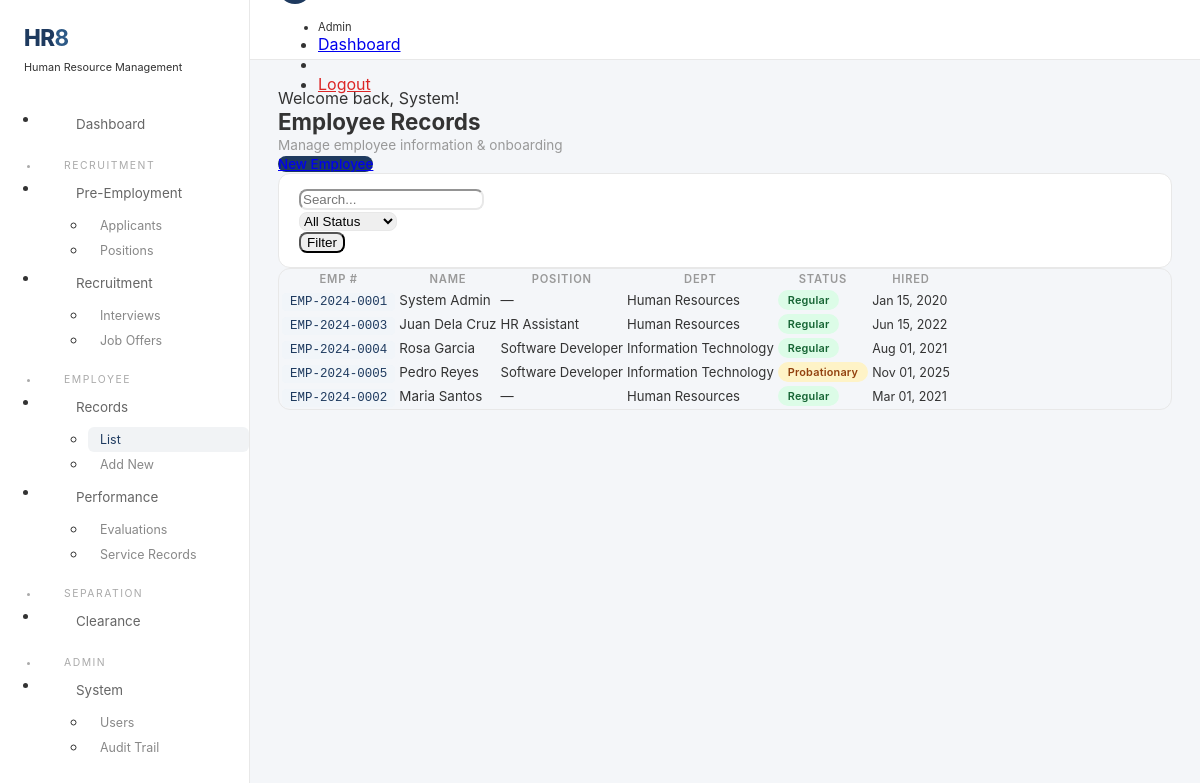
Page /modules/employee_records/index.php (signed in) on the committed database.
### tables this page shows
CREATE TABLE `employees` (
  `employee_id` int(11) NOT NULL,
  `employee_no` varchar(30) NOT NULL,
  `user_id` int(11) DEFAULT NULL,
  `applicant_id` int(11) DEFAULT NULL,
  `first_name` varchar(100) NOT NULL,
  `last_name` varchar(100) NOT NULL,
  `middle_name` varchar(100) DEFAULT NULL,
  `email` varchar(150) DEFAULT NULL,
  `phone` varchar(20) DEFAULT NULL,
  `address` text DEFAULT NULL,
  `date_of_birth` date DEFAULT NULL,
  `gender` enum('Male','Female','Other') DEFAULT NULL,
  `civil_status` enum('Single','Married','Widowed','Separated') DEFAULT NULL,
  `nationality` varchar(50) DEFAULT 'Filipino',
  `position_id` int(11) DEFAULT NULL,
  `department_id` int(11) DEFAULT NULL,
  `employment_type` enum('Full-Time','Part-Time','Contractual','Probationary') DEFAULT 'Probationary',
  `employment_status` enum('Active','Probationary','Regular','On Leave','Suspended','Resigned','Terminated','Retired') DEFAULT 'Probationary',
  `date_hired` date DEFAULT NULL,
  `regularization_date` date DEFAULT NULL,
  `contract_end_date` date DEFAULT NULL,
  `salary_grade` varchar(20) DEFAULT NULL,
  `basic_salary` decimal(12,2) DEFAULT NULL,
  `sss_no` varchar(20) DEFAULT NULL,
  `philhealth_no` varchar(20) DEFAULT NULL,
  `pagibig_no` varchar(20) DEFAULT NULL,
  `tin_no` varchar(20) DEFAULT NULL,
  `emergency_contact_name` varchar(150) DEFAULT NULL,
  `emergency_contact_phone` varchar(20) DEFAULT NULL,
  `emergency_contact_relation` varchar(50) DEFAULT NULL,
  `is_archived` tinyint(1) DEFAULT 0,
  `created_at` timestamp NOT NULL DEFAULT current_timestamp(),
  `updated_at` timestamp NOT NULL DEFAULT current_timestamp() ON UPDATE current_timestamp()
);

CREATE TABLE `departments` (
  `department_id` int(11) NOT NULL,
  `department_name` varchar(100) NOT NULL,
  `department_code` varchar(20) NOT NULL,
  `head_user_id` int(11) DEFAULT NULL,
  `is_active` tinyint(1) DEFAULT 1,
  `created_at` timestamp NOT NULL DEFAULT current_timestamp()
);

CREATE TABLE `job_positions` (
  `position_id` int(11) NOT NULL,
  `title` varchar(150) NOT NULL,
  `department_id` int(11) DEFAULT NULL,
  `description` text DEFAULT NULL,
  `requirements` text DEFAULT NULL,
  `employment_type` enum('Full-Time','Part-Time','Contractual','Probationary') DEFAULT 'Full-Time',
  `salary_grade` varchar(20) DEFAULT NULL,
  `slots` int(11) DEFAULT 1,
  `is_active` tinyint(1) DEFAULT 1,
  `created_by` int(11) DEFAULT NULL,
  `created_at` timestamp NOT NULL DEFAULT current_timestamp(),
  `updated_at` timestamp NOT NULL DEFAULT current_timestamp() ON UPDATE current_timestamp()
);

### config/auth.php (called while the page is built, shortened)
<?php
class Auth
{
    public static function isLoggedIn(): bool
    {
        return isset($_SESSION['user_id']) && !empty($_SESSION['user_id']);
    }
    public static function getUserRole(): ?string
    {
        return $_SESSION['user_role'] ?? null;
    }
    public static function hasAnyRole(array $roles): bool
    {
        return in_array(self::getUserRole(), $roles, true);
    }
    public static function requireRole(string|array $roles): void
    {
        $roles = is_array($roles) ? $roles : [$roles];
    }
}

### config/db.php (called while the page is built, shortened)
<?php
class Database
{
    private static ?PDO $connection = null;
    public static function getConnection(): PDO
    {
        if (self::$connection === null) {
            try {
                $dsn = sprintf('mysql:host=%s;dbname=%s;charset=%s', self::DB_HOST, self::DB_NAME, self::DB_CHARSET);
                self::$connection = new PDO($dsn, self::DB_USER, self::DB_PASS, self::PDO_OPTIONS);
            } catch (PDOException $e) {
                $logDir = __DIR__ . '/../logs';
                if (!is_dir($logDir)) mkdir($logDir, 0755, true);
                error_log("[" . date('Y-m-d H:i:s') . "] DB Error: " . $e->getMessage() . PHP_EOL, 3, $logDir . '/db_errors.log');
                throw new RuntimeException('Database connection unavailable.');
            }
        }
        return self::$connection;
    }
}

### controllers/EmployeeRecordsController.php (called while the page is built, shortened)
<?php
require_once __DIR__ . '/../config/db.php';
require_once __DIR__ . '/../config/auth.php';
require_once __DIR__ . '/../includes/helpers.php';
require_once __DIR__ . '/../models/BaseModel.php';
require_once __DIR__ . '/../models/Employee.php';
require_once __DIR__ . '/../models/JobPosition.php';
class EmployeeRecordsController
{
    private Employee $employee;
    private Department $department;
    public function __construct()
    {
        $this->employee = new Employee();
        $this->department = new Department();
    }
    public function index(array $filters = []): array
    {
        return [
            'employees' => $this->employee->getAllWithDetails($filters),
            'departments' => $this->department->getActive(),
            'status_counts' => $this->employee->getStatusCounts(),
            'filters' => $filters,
        ];
    }
}

### models/BaseModel.php (called while the page is built, shortened)
<?php
abstract class BaseModel
{
    protected PDO $db;
    protected string $table;
    public function __construct()
    {
        $this->db = Database::getConnection();
    }
    public function all(array $conditions = [], string $orderBy = ''): array
    {
        $sql = "SELECT * FROM {$this->table}";
        $params = [];
        if (!empty($conditions)) {
            $where = [];
            foreach ($conditions as $key => $val) {
                $where[] = "{$key} = :{$key}";
                $params[":{$key}"] = $val;
            }
            $sql .= " WHERE " . implode(' AND ', $where);
        }
        if ($orderBy) $sql .= " ORDER BY {$orderBy}";
        $stmt = $this->db->prepare($sql);
        $stmt->execute($params);
        return $stmt->fetchAll(PDO::FETCH_ASSOC);
    }
}

### models/Employee.php (called while the page is built, shortened)
<?php
class Employee extends BaseModel
{
    public function getAllWithDetails(array $filters = []): array
    {
        $sql = "SELECT e.*, jp.title as position_title, d.department_name
                FROM employees e
                LEFT JOIN job_positions jp ON e.position_id = jp.position_id
                LEFT JOIN departments d ON e.department_id = d.department_id
                WHERE e.is_archived = 0";
        $params = [];
        $sql .= " ORDER BY e.last_name, e.first_name";
        $stmt = $this->db->prepare($sql);
        $stmt->execute($params);
        return $stmt->fetchAll(PDO::FETCH_ASSOC);
    }
    public function getStatusCounts(): array
    {
        $stmt = $this->db->query("SELECT employment_status, COUNT(*) as count FROM employees WHERE is_archived = 0 GROUP BY employment_status");
        $counts = [];
        foreach ($stmt->fetchAll(PDO::FETCH_ASSOC) as $row) {
            $counts[$row['employment_status']] = (int)$row['count'];
        }
        return $counts;
    }
}

### models/JobPosition.php (called while the page is built, shortened)
<?php
class Department extends BaseModel
{
    public function getActive(): array
    {
        return $this->all(['is_active' => 1], 'department_name ASC');
    }
}

### modules/employee_records/index.php (the view, shortened to what this page needs)
<?php
require_once __DIR__.'/../../controllers/EmployeeRecordsController.php';
$ctrl=new EmployeeRecordsController();
$filters=['status'=>$_GET['status']??'','department_id'=>$_GET['department_id']??'','search'=>$_GET['search']??''];$data=$ctrl->index($filters);$showView=isset($_GET['view']);$viewData=$showView?$ctrl->show((int)$_GET['view']):null;
include __DIR__.'/../../includes/layout_top.php';
?>
<?php if($showView&&$viewData):$e=$viewData['employee'];?>
<a href="?" class="uk-button uk-button-text uk-margin-bottom" style="font-size:.82rem">&larr; Back</a>
<div class="page-hd uk-margin-bottom"><h3><?=sanitize_output($e['first_name'].' '.$e['last_name'])?></h3><p><code><?=sanitize_output($e['employee_no'])?></code> &middot; <?=get_status_badge($e['employment_status'])?></p></div>
<div class="uk-grid-small" uk-grid>
<div class="uk-width-1-2@m"><div class="uk-card uk-card-default"><div class="uk-card-header"><h5 class="uk-margin-remove" style="font-weight:600;font-size:.9rem">Personal</h5></div><div class="uk-card-body" style="padding:16px 24px"><table class="uk-table uk-table-small uk-margin-remove" style="font-size:.84rem"><?php foreach(['Name'=>trim($e['first_name'].' '.($e['middle_name']??'').' '.$e['last_name']),'Email'=>$e['email']??'—','Phone'=>$e['phone']??'—','Birthday'=>format_date($e['date_of_birth']??''),'Gender'=>$e['gender']??'—','Address'=>$e['address']??'—'] as $k=>$v):?><tr><th style="width:30%;color:#999;border:0;padding:4px 0"><?=$k?></th><td style="border:0;padding:4px 0"><?=sanitize_output($v)?></td></tr><?php endforeach;?></table></div></div></div>
<div class="uk-width-1-2@m"><div class="uk-card uk-card-default"><div class="uk-card-header"><h5 class="uk-margin-remove" style="font-weight:600;font-size:.9rem">Employment</h5></div><div class="uk-card-body" style="padding:16px 24px"><table class="uk-table uk-table-small uk-margin-remove" style="font-size:.84rem"><?php foreach(['Position'=>$e['position_title']??'—','Department'=>$e['department_name']??'—','Type'=>$e['employment_type'],'Hired'=>format_date($e['date_hired']??''),'Salary'=>$e['basic_salary']?format_currency((float)$e['basic_salary']):'—'] as $k=>$v):?><tr><th style="width:30%;color:#999;border:0;padding:4px 0"><?=$k?></th><td style="border:0;padding:4px 0"><?=sanitize_output($v)?></td></tr><?php endforeach;?></table></div></div>
<div class="uk-card uk-card-default uk-margin-top"><div class="uk-card-header"><h5 class="uk-margin-remove" style="font-weight:600;font-size:.9rem">Quick Update</h5></div><div class="uk-card-body"><form method="POST" class="uk-grid-small uk-flex-bottom" uk-grid><input type="hidden" name="csrf_token" value="<?=generate_csrf_token()?>"><input type="hidden" name="form_action" value="update_employee"><input type="hidden" name="employee_id" value="<?=$e['employee_id']?>">
<div class="uk-width-1-3"><label class="uk-form-label">Status</label><select name="employment_status" class="uk-select uk-form-small"><?php foreach(['Active','Probationary','Regular','On Leave','Suspended','Resigned','Terminated','Retired'] as $ss):?><option <?=$e['employment_status']===$ss?'selected':''?>><?=$ss?></option><?php endforeach;?></select></div>
<div class="uk-width-1-3"><label class="uk-form-label">Type</label><select name="employment_type" class="uk-select uk-form-small"><?php foreach(['Full-Time','Part-Time','Contractual','Probationary'] as $tt):?><option <?=$e['employment_type']===$tt?'selected':''?>><?=$tt?></option><?php endforeach;?></select></div>
<div class="uk-width-1-4"><label class="uk-form-label">Salary</label><input type="number" name="basic_salary" class="uk-input uk-form-small" value="<?=$e['basic_salary']??''?>" step=".01"></div>
<div class="uk-width-auto"><input type="hidden" name="regularization_date" value="<?=$e['regularization_date']??''?>"><button class="uk-button uk-button-primary uk-button-small">Save</button></div>
</form></div></div></div></div>
<div class="uk-card uk-card-default uk-margin-top"><div class="uk-card-header"><h5 class="uk-margin-remove" style="font-weight:600;font-size:.9rem">Onboarding Tasks</h5></div><div class="uk-card-body np"><table class="uk-table uk-table-hover uk-table-middle uk-table-divider uk-margin-remove"><thead><tr><th>Task</th><th>Category</th><th>Due</th><th>Status</th><th></th></tr></thead><tbody>
<?php foreach($viewData['onboarding_tasks'] as $t):?><tr><td style="font-size:.84rem"><?=sanitize_output($t['task_name'])?></td><td><span class="bd bd-secondary"><?=sanitize_output($t['category'])?></span></td><td style="font-size:.78rem"><?=format_date($t['due_date']??'')?></td><td><?=get_status_badge($t['status'])?></td>
<td><?php if($t['status']!=='Completed'):?><form method="POST"><input type="hidden" name="csrf_token" value="<?=generate_csrf_token()?>"><input type="hidden" name="form_action" value="update_task"><input type="hidden" name="task_id" value="<?=$t['task_id']?>"><input type="hidden" name="emp_id" value="<?=$e['employee_id']?>"><input type="hidden" name="status" value="Completed"><button class="uk-icon-link" uk-icon="icon:check;ratio:.8" style="color:#16a34a"></button></form><?php else:?><span uk-icon="icon:check;ratio:.8" style="color:#16a34a"></span><?php endif;?></td></tr><?php endforeach;?>
</tbody></table></div></div>
<?php else:?>
<div class="page-hd uk-flex uk-flex-between uk-flex-middle uk-margin-bottom"><div><h3>Employee Records</h3><p>Manage employee information &amp; onboarding</p></div><a href="<?=get_module_path('employee_records')?>/create.php" class="uk-button uk-button-primary uk-button-small"><span uk-icon="icon:plus;ratio:.8" class="uk-margin-small-right"></span>New Employee</a></div>
<div class="filter-bar uk-margin-bottom"><form class="uk-grid-small uk-flex-middle" uk-grid>
<div class="uk-width-1-4@m"><input type="text" name="search" class="uk-input uk-form-small" placeholder="Search..." value="<?=sanitize_output($filters['search'])?>"></div>
<div class="uk-width-1-5@m"><select name="status" class="uk-select uk-form-small"><option value="">All Status</option></select></div>
<div class="uk-width-auto"><button class="uk-button uk-button-default uk-button-small">Filter</button></div>
</form></div>
<div class="uk-card uk-card-default"><div class="uk-card-body np"><div class="uk-overflow-auto"><table class="uk-table uk-table-hover uk-table-middle uk-table-divider uk-margin-remove">
<thead><tr><th>Emp #</th><th>Name</th><th>Position</th><th>Dept</th><th>Status</th><th>Hired</th><th></th></tr></thead><tbody>
<?php foreach($data['employees'] as $emp):?><tr><td><code><?=sanitize_output($emp['employee_no'])?></code></td><td class="uk-text-bold" style="font-size:.84rem"><?=sanitize_output($emp['first_name'].' '.$emp['last_name'])?></td><td style="font-size:.82rem"><?=sanitize_output($emp['position_title']??'—')?></td><td style="font-size:.82rem"><?=sanitize_output($emp['department_name']??'—')?></td><td><?=get_status_badge($emp['employment_status'])?></td><td style="font-size:.78rem"><?=format_date($emp['date_hired']??'')?></td><td><a href="?view=<?=$emp['employee_id']?>" class="uk-icon-link" uk-icon="icon:chevron-right;ratio:.8"></a></td></tr><?php endforeach;?>
</tbody></table></div></div></div>
<?php endif;?>
<?php include __DIR__.'/../../includes/layout_bottom.php';?>

### includes/helpers.php (shortened to what this page needs)
<?php
function sanitize_output(string $d): string { return htmlspecialchars($d, ENT_QUOTES, 'UTF-8'); }
function base_url(): string { $p=(!empty($_SERVER['HTTPS'])&&$_SERVER['HTTPS']!=='off')?'https':'http'; return "{$p}://".($_SERVER['HTTP_HOST']??'localhost')."/hr8"; }
function get_module_path(string $m): string { return base_url()."/modules/{$m}"; }
function format_date(?string $d, string $f='M d, Y'): string { if(!$d)return "\xe2\x80\x94"; $t=strtotime($d); return $t?date($f,$t):''; }
function get_status_badge(string $s): string {
    $m=['New'=>'primary','Screening'=>'info','Shortlisted'=>'info','For Interview'=>'warning','Interviewed'=>'secondary','Hired'=>'success','Rejected'=>'danger','Withdrawn'=>'dark','Pooled'=>'secondary','Active'=>'success','Inactive'=>'secondary','Pending'=>'warning','Approved'=>'success','Completed'=>'success','Cancelled'=>'dark','In Progress'=>'info','Overdue'=>'danger','Probationary'=>'warning','Regular'=>'success','On Leave'=>'info','Suspended'=>'danger','Resigned'=>'dark','Terminated'=>'danger','Retired'=>'secondary','Draft'=>'secondary','Submitted'=>'primary','Acknowledged'=>'success','Disputed'=>'danger','Outstanding'=>'success','Very Satisfactory'=>'primary','Satisfactory'=>'info','Needs Improvement'=>'warning','Unsatisfactory'=>'danger','Cleared'=>'success','Not Cleared'=>'danger','Scheduled'=>'primary','No Show'=>'danger','Sent'=>'info','Accepted'=>'success','Declined'=>'danger','Expired'=>'dark','Passed'=>'success','Failed'=>'danger','Resolved'=>'success','Appealed'=>'warning','Archived'=>'secondary','For Exam'=>'warning','Examined'=>'secondary','Ranked'=>'info','Offered'=>'primary','Verbal Warning'=>'warning','Written Warning'=>'danger','Suspension'=>'danger','Commendation'=>'success','Award'=>'primary','Memo'=>'info'];
    $c=$m[$s]??'secondary';
    return '<span class="bd bd-'.$c.'">'.sanitize_output($s).'</span>';
}

### rows in the picture
employees: employee_no "EMP-2024-0001", sanitize_output($emp['first_name'].' '.$emp['last_name']) "System Admin", position_title "—", department.department_name "Human Resources", employment_status "Regular", date_hired "Jan 15, 2020"
employees: employee_no "EMP-2024-0003", sanitize_output($emp['first_name'].' '.$emp['last_name']) "Juan Dela Cruz", position.title "HR Assistant", department.department_name "Human Resources", employment_status "Regular", date_hired "Jun 15, 2022"
employees: employee_no "EMP-2024-0004", sanitize_output($emp['first_name'].' '.$emp['last_name']) "Rosa Garcia", position.title "Software Developer", department.department_name "Information Technology", employment_status "Regular", date_hired "Aug 01, 2021"
employees: employee_no "EMP-2024-0005", sanitize_output($emp['first_name'].' '.$emp['last_name']) "Pedro Reyes", position.title "Software Developer", department.department_name "Information Technology", employment_status "Probationary", date_hired "Nov 01, 2025"
employees: employee_no "EMP-2024-0002", sanitize_output($emp['first_name'].' '.$emp['last_name']) "Maria Santos", position_title "—", department.department_name "Human Resources", employment_status "Regular", date_hired "Mar 01, 2021"

### other values in the picture
Auth::getUserRole() "Admin"
sanitize_output($__msg) "Welcome back, System!"
